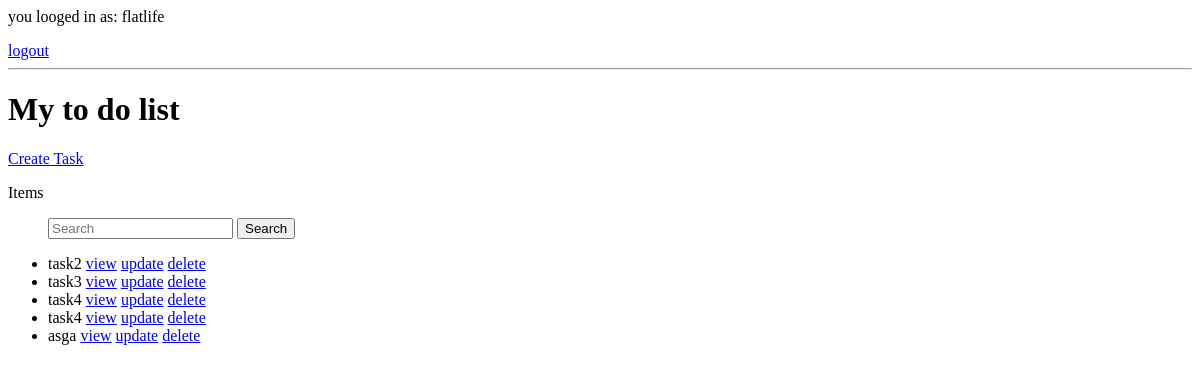
The app's page / (signed in), older data.
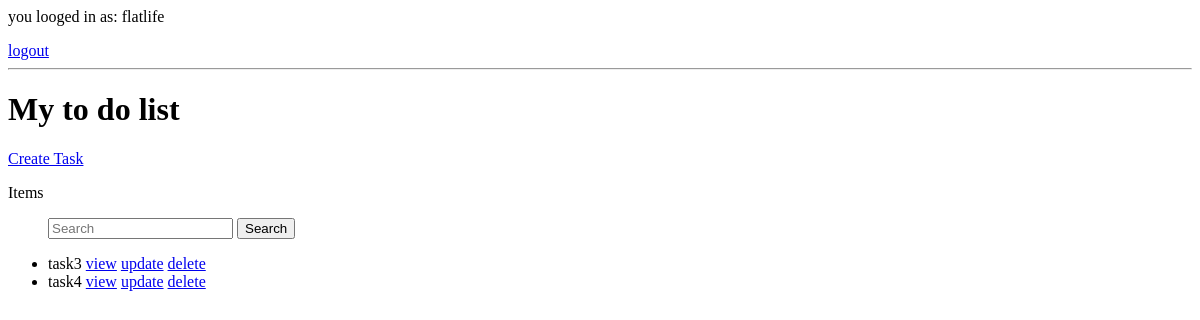
The same page, newer data.
### Tasks/models.py (models this page shows, shortened)
class Task(models.Model):
    user = models.ForeignKey(User, on_delete=models.CASCADE)
    title = models.CharField(max_length=100)
    description = models.TextField(blank=True,null=True)
    complete = models.BooleanField(default=False)
    create = models.DateTimeField(auto_now_add=True)
    class Meta:
        ordering = ['complete']

### Tasks/views.py (the view)
# urls.py: path('', views.TaskListView.as_view(), name="tasks"),
class TaskListView(LoginRequiredMixin, ListView):
    def get_context_data(self, **kwargs):
        context = super().get_context_data(**kwargs)
        context['tasks'] = context['tasks'].filter(user=self.request.user)
        search = self.request.GET.get('search') or ''
        if search:
            context['tasks'] = context['tasks'].filter(title__icontains=search)
        return context
    model = Task
    context_object_name = "tasks"

### Tasks/templates/Tasks/task_list.html
{% if request.user.is_authenticated %}
<p> you looged in as: {{ request.user }} </p>
    <a href="{% url 'tasks:logout' %}">logout</a>
{% else %}
    <a href="{% url 'tasks:login' %}">login</a>
{% endif %}
<hr>
<h1>My to do list</h1>
<a href="{% url 'tasks:task_create' %}">Create Task</a>
<p>Items</p>
<ul>
<form method="GET">
    <input type="text" placeholder="Search" name="search">
    <input type="submit" value="Search">
</form>
    {% for task in tasks %}
        <li>{{ task.title }} <a href="{% url 'tasks:task' task.id %}">view</a>
            <a href="{% url 'tasks:task_update' task.id %}">update</a>
            <a href="{% url 'tasks:task_delete' task.id %}">delete</a></li>
    {% endfor %}
</ul>

Row changes from the older to the newer data that the page shows:
removed Task: title "task2"
removed Task: title "task4"
removed Task: title "asga"
